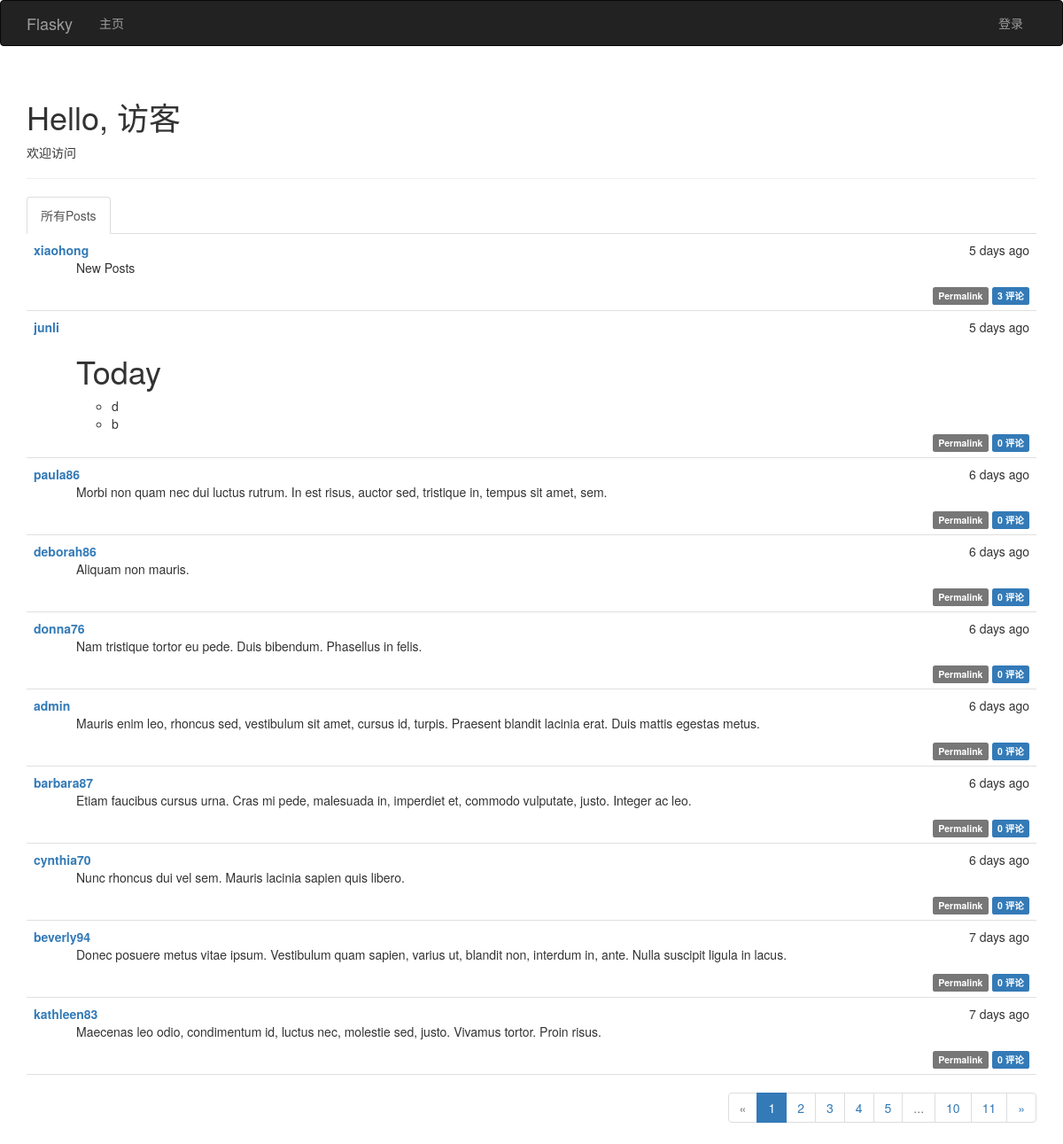
The page / on the database its author committed.
### app/models.py (models this page shows, shortened)
class Post(db.Model):
    __tablename__ = 'posts'
    id = db.Column(db.Integer, primary_key=True)
    body = db.Column(db.Text)
    timestamp = db.Column(db.DateTime, index=True, default=datetime.utcnow)
    author_id = db.Column(db.Integer, db.ForeignKey('users.id'))
    body_html = db.Column(db.Text)
    comments = db.relationship('Comment', backref='post', lazy='dynamic')

class User(UserMixin, db.Model):
    __tablename__ = 'users'
    id = db.Column(db.Integer, primary_key=True)
    username = db.Column(db.String(64), unique=True, index=True)
    email = db.Column(db.String(64), unique=True,index=True)
    role_id = db.Column(db.Integer, db.ForeignKey('roles.id'))
    password_hash = db.Column(db.String(128))
    confirmed = db.Column(db.Boolean, default= False)
    name = db.Column(db.String(64))
    location = db.Column(db.String(128))
    about_me = db.Column(db.Text())
    member_since = db.Column(db.DateTime(), default=datetime.utcnow)
    last_seen = db.Column(db.DateTime(), default=datetime.utcnow)
    posts = db.relationship('Post', backref='author', lazy='dynamic')
    followed = db.relationship('Follow', foreign_keys=[Follow.follower_id], backref=db.backref('follower', lazy='joined')
                               , lazy='dynamic', cascade='all,delete-orphan')
    followers = db.relationship('Follow', foreign_keys=[Follow.followed_id], backref=db.backref('followed',lazy='joined')
                                , lazy='dynamic',cascade='all,delete-orphan')
    comments = db.relationship('Comment', backref='author',lazy='dynamic')
    @property
    def password(self):
        raise AttributeError('password is not a readable attribute')

### app/main/views.py (the view)
@main.route('/',methods=['GET','POST'])
def index():
    form = PostForm()
    if current_user.can(Permission.WRITE_ARTICLES) and form.validate_on_submit():
        post = Post(body=form.body.data, author=current_user._get_current_object())
        db.session.add(post)
        return redirect(url_for('.index'))
    show_followed = False
    if current_user.is_authenticated:
        show_followed = bool(request.cookies.get('show_followed',''))
    if show_followed:
        query = current_user.followed_posts
    else:
        query = Post.query
    page = request.args.get('page',1, type=int)
    pagination = query.order_by(Post.timestamp.desc()).paginate(page,
                per_page=current_app.config['FLASKY_POSTS_PER_PAGE'], error_out=False)
    posts = pagination.items
    return render_template('index.html', form = form, posts=posts, pagination=pagination, show_followed=show_followed)

### app/auth/views.py (called while the page is built)
@auth.before_app_request
def before_request():
    if current_user.is_authenticated:
        current_user.ping()
        if not current_user.confirmed and request.endpoint[:5] != 'auth.':
            return redirect(url_for('auth.unconfirmed'))

### app/main/__init__.py (called while the page is built)
@main.app_context_processor
def inject_permissions():
    return dict(Permission=Permission)

### app/models.py (called while the page is built)
    def can(self, permission):
        return False

    def is_administrator(self):
        return False

### app/templates/index.html (shortened to what this page needs)
{%  extends "base.html" %}
{%  import "bootstrap/wtf.html" as wtf %}
{%  import "_macros.html" as macros %}
{% block page_content %}
    <div class="page-header">
        <h1>Hello, {% if current_user.is_authenticated %}{{ current_user.username }} {% else %} 访客{% endif %} </h1>
        {% if not known %}
            <p>欢迎访问</p>
         {% else %}
            <p>欢迎再次光临！</p>
        {% endif %}
    </div>
    <div class="post-tabs">
        <ul class="nav nav-tabs">
            <li {% if not show_followed %} class="active" {% endif %}> <a href="{{ url_for('.show_all') }}">所有Posts</a></li>
        </ul>
  {%  include '_posts.html' %}
    </div>
    {% if pagination %}
        <div class="pagination">
            {{ macros.pagination_widget(pagination,'.index') }}
        </div>
    {% endif %}
{% endblock %}

### app/templates/_posts.html (shortened to what this page needs)
  <ul class="posts">
        {% for post in posts %}
            <li class="post">
                <div class="post-date">
                    {{ moment(post.timestamp).fromNow() }}
                </div>
                <div class="post-author">
                    <a href="{{ url_for('.user', username=post.author.username) }}">{{ post.author.username }}</a>
                </div>
                <div class="post-content">
                    {% if post.body_html %}
                        {{  post.body_html | safe }}
                    {% else %}
                        {{ post.body }}
                    {% endif %}
                    <div class="post-footer">
                        <a href="{{ url_for('.post', id=post.id) }}">
                            <span class="label label-default">Permalink</span>
                        </a>
                          <a href="{{ url_for('.post', id=post.id) }}#comments">
                            <span class="label label-primary">{{ post.comments.count() }} 评论</span>
                        </a>
                    </div>
                </div>
            </li>
        {% endfor %}
    </ul>

### app/static/style.css (style rules this page uses)
div.post-tabs { margin-top: 16px; }
ul.posts { list-style-type: none; padding: 0px; margin: 16px 0px 0px 0px; border-top: 1px solid #e0e0e0; }
div.post-tabs ul.posts { margin: 0px; border-top: none; }
ul.posts li.post { padding: 8px; border-bottom: 1px solid #e0e0e0; }
div.post-date { float: right; }
div.post-author { font-weight: bold; }
div.post-content { margin-left: 48px; min-height: 48px; }
div.post-footer { text-align: right; }
div.pagination { width: 100%; text-align: right; padding: 0px; margin: 0px; }

### rows shown on the page
Post: timestamp "5 days ago", author.username "xiaohong", body_html "New Posts", comments.count "3"
Post: timestamp "5 days ago", author.username "junli", body_html "Today d b", comments.count "0"
Post: timestamp "6 days ago", author.username "paula86", body_html "Morbi non quam nec dui luctus rutrum. In est risus, auctor sed, tristique in, tempus sit amet, sem.", comments.count "0"
Post: timestamp "6 days ago", author.username "deborah86", body_html "Aliquam non mauris.", comments.count "0"
Post: timestamp "6 days ago", author.username "donna76", body_html "Nam tristique tortor eu pede. Duis bibendum. Phasellus in felis.", comments.count "0"
Post: timestamp "6 days ago", author.username "admin", body_html "Mauris enim leo, rhoncus sed, vestibulum sit amet, cursus id, turpis. Praesent blandit lacinia erat. Duis mattis egestas metus.", comments.count "0"
Post: timestamp "6 days ago", author.username "barbara87", body_html "Etiam faucibus cursus urna. Cras mi pede, malesuada in, imperdiet et, commodo vulputate, justo. Integer ac leo.", comments.count "0"
Post: timestamp "6 days ago", author.username "cynthia70", body_html "Nunc rhoncus dui vel sem. Mauris lacinia sapien quis libero.", comments.count "0"
Post: timestamp "7 days ago", author.username "beverly94", body_html "Donec posuere metus vitae ipsum. Vestibulum quam sapien, varius ut, blandit non, interdum in, ante. Nulla suscipit ligula in lacus.", comments.count "0"
Post: timestamp "7 days ago", author.username "kathleen83", body_html "Maecenas leo odio, condimentum id, luctus nec, molestie sed, justo. Vivamus tortor. Proin risus.", comments.count "0"

### other values the page prints
{{ p }} "1"
{{ p }} "2" "3" "4" "5" "10" "11"
